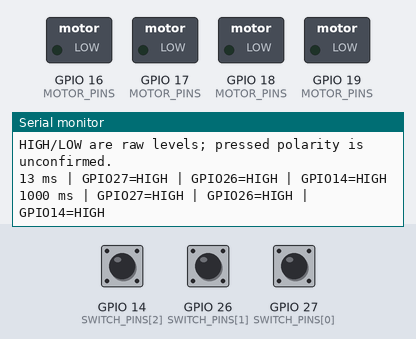
A sketch run on a simulated ESP32. On the bench: switched loads named in the sketch (green lamp = pin HIGH), the last lines printed to the serial monitor. The inputs (shaded band) are chosen by the test bench; at power-on: GPIO 14 (SWITCH_PINS[2]) HIGH, GPIO 26 (SWITCH_PINS[1]) HIGH, GPIO 27 (SWITCH_PINS[0]) HIGH.

Above: at 1.2 s.
1.3 s: GPIO 14 (SWITCH_PINS[2]) pulled LOW for 0.15 s
At 1.46 s:
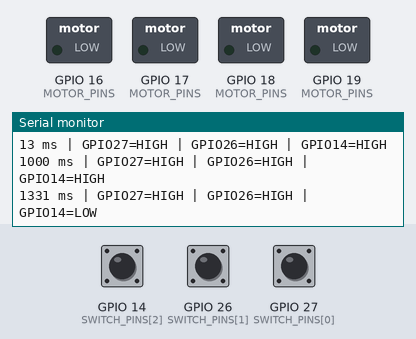
2.9 s: GPIO 26 (SWITCH_PINS[1]) pulled LOW for 0.15 s
At 3.06 s:
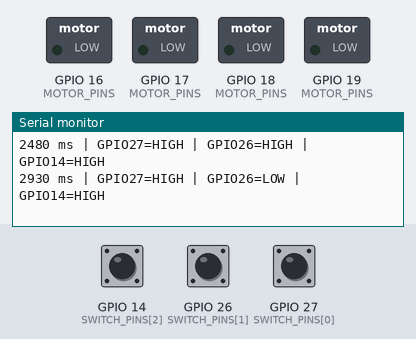
4.5 s: GPIO 27 (SWITCH_PINS[0]) pulled LOW for 0.15 s
At 4.66 s:
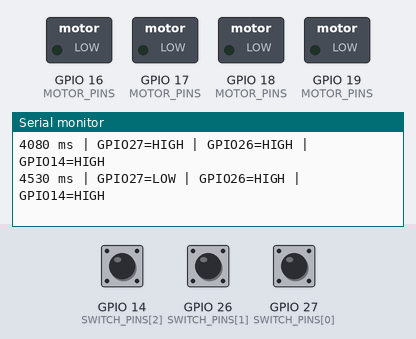
6.1 s: GPIO 14 (SWITCH_PINS[2]) driven LOW and GPIO 26 (SWITCH_PINS[1]) driven LOW
At 6.9 s:
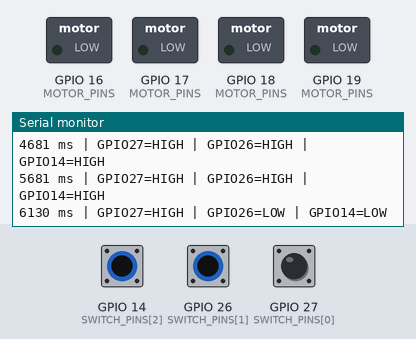
8.6 s: GPIO 27 (SWITCH_PINS[0]) pulled LOW for 1 s
At 9.0 s:
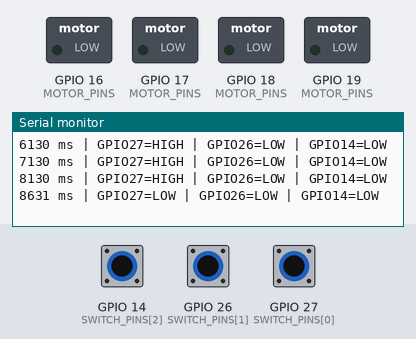
11.1 s: GPIO 26 (SWITCH_PINS[1]) driven HIGH and GPIO 27 (SWITCH_PINS[0]) driven LOW
At 11.9 s:
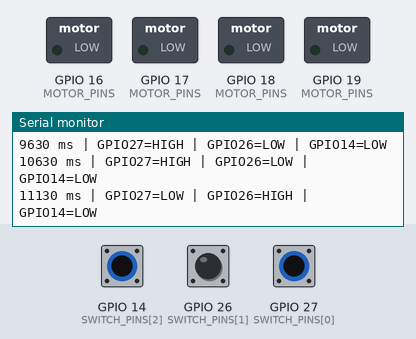

Measured:
- after the input at 1.3 s, the serial monitor: prints a new line at once (image 1)
- after the input at 2.9 s, the serial monitor: prints a new line at once (image 2)
- after the input at 4.5 s, the serial monitor: prints a new line at once (image 3)
- after the input at 6.1 s, the serial monitor: prints a new line at once (image 4)
- after the input at 8.6 s, the serial monitor: prints a new line at once (image 5)
- after the input at 11.1 s, the serial monitor: prints a new line at once (image 6)

The sketch:

ObstacleSwitchDiagnostic.ino
```cpp
#include <Arduino.h>

// GPIO16..19 and their LOW stop state are confirmed from original firmware.
constexpr uint8_t MOTOR_PINS[] = {16, 17, 18, 19};
// GPIO27 is confirmed; GPIO26/14 are candidates from connector markings.
// No physical LEFT/RIGHT assignment is assumed.
constexpr uint8_t SWITCH_PINS[] = {27, 26, 14};
constexpr size_t SWITCH_COUNT = sizeof(SWITCH_PINS) / sizeof(SWITCH_PINS[0]);
constexpr uint32_t DEBOUNCE_MS = 30;
int rawLevels[SWITCH_COUNT];
int stableLevels[SWITCH_COUNT];
uint32_t changedAt[SWITCH_COUNT];
uint32_t lastReport = 0;

void holdMotorStopped() {
  for (uint8_t pin : MOTOR_PINS) digitalWrite(pin, LOW);
}

void printInputs() {
  Serial.printf("%lu ms | GPIO27=%s | GPIO26=%s | GPIO14=%s\n",
                static_cast<unsigned long>(millis()),
                stableLevels[0] == HIGH ? "HIGH" : "LOW",
                stableLevels[1] == HIGH ? "HIGH" : "LOW",
                stableLevels[2] == HIGH ? "HIGH" : "LOW");
}

void setup() {
  // Set stop outputs before serial startup or delays; never issue steps.
  for (uint8_t pin : MOTOR_PINS) {
    digitalWrite(pin, LOW);
    pinMode(pin, OUTPUT);
    digitalWrite(pin, LOW);
  }
  // GPIO23 hardware role is unknown and is deliberately untouched.
  for (size_t i = 0; i < SWITCH_COUNT; ++i) {
    // Assumes dry contacts to GND. Pull-ups do not verify wiring.
    pinMode(SWITCH_PINS[i], INPUT_PULLUP);
    rawLevels[i] = digitalRead(SWITCH_PINS[i]);
    stableLevels[i] = rawLevels[i];
    changedAt[i] = millis();
  }
  Serial.begin(115200);
  Serial.println("SWITCH DIAGNOSTIC: motor GPIO16/17/18/19 held LOW");
  Serial.println("No Bluetooth or movement commands. GPIO23 untouched.");
  Serial.println("Record idle, LEFT pressed, RIGHT pressed, then released.");
  Serial.println("HIGH/LOW are raw levels; pressed polarity is unconfirmed.");
  printInputs();
}

void loop() {
  holdMotorStopped();
  const uint32_t now = millis();
  bool changed = false;
  for (size_t i = 0; i < SWITCH_COUNT; ++i) {
    const int level = digitalRead(SWITCH_PINS[i]);
    if (level != rawLevels[i]) {
      rawLevels[i] = level;
      changedAt[i] = now;
    }
    if (level != stableLevels[i] && now - changedAt[i] >= DEBOUNCE_MS) {
      stableLevels[i] = level;
      changed = true;
    }
  }
  if (changed || now - lastReport >= 1000) {
    printInputs();
    lastReport = now;
  }
  delay(1);
}
```
